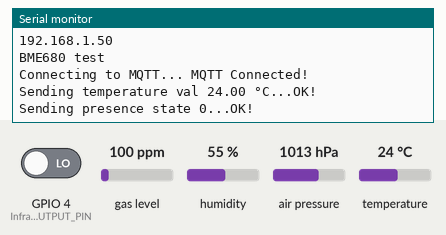
The sketch below on a simulated ESP32. On the bench: the last lines printed to the serial monitor. The test bench sets the inputs (shaded band); at power-on: temperature 24 °C, GPIO 4 (Infra_sensor_OUTPUT_PIN) LOW, gas level 100 ppm, humidity 55 %, air pressure 1013 hPa. WiFi joins after 1.5 s; servers stay silent unless stated; no MQTT or app messages arrive unless stated.

Above: at 2.7 s.
2.8 s: temperature set to 12 °C
5.7 s: GPIO 4 (Infra_sensor_OUTPUT_PIN) driven HIGH
At 7.7 s:
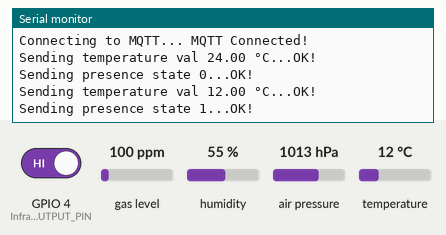
8.6 s: temperature set to 19 °C
At 12.4 s:
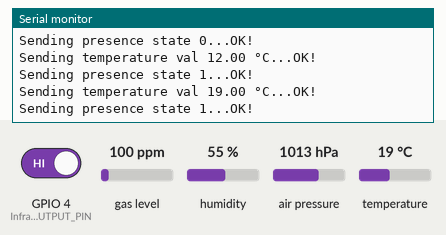
Timing chart, 0 to 13.9 s (numbered marks = the images above; inputs shaded):
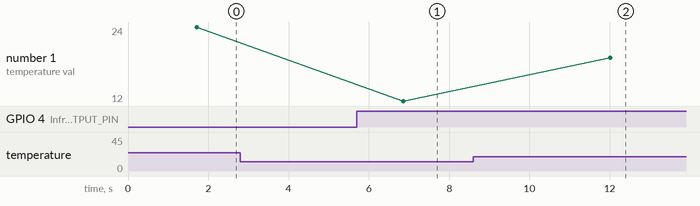

The sketch:

carte_envoi.ino
```cpp
#include <WiFi.h>
#include "Adafruit_MQTT.h"
#include "Adafruit_MQTT_Client.h"
#include <Wire.h>
#include <Adafruit_Sensor.h>
#include "Adafruit_BME680.h"
#define WLAN_SSID "Co matteo"
#define WLAN_PASS "matteo2712"
#define AIO_SERVER "io.adafruit.com"
#define AIO_SERVERPORT 1883  // use 8883 for SSL
#define AIO_USERNAME "matteo_brunet"
#define AIO_KEY "aio_kbEl4257MEP2EjyusXcJhk3FTpRk"

WiFiClient client;
Adafruit_MQTT_Client mqtt(&client, AIO_SERVER, AIO_SERVERPORT, AIO_USERNAME, AIO_KEY);
// Setup a feed called 'photocell' for publishing.
Adafruit_MQTT_Publish temperature = Adafruit_MQTT_Publish(&mqtt, AIO_USERNAME "/feeds/temperature");
Adafruit_MQTT_Publish presence = Adafruit_MQTT_Publish(&mqtt, AIO_USERNAME "/feeds/presence");
void MQTT_connect();

Adafruit_BME680 bme;

const int Infra_sensor_OUTPUT_PIN = 4;

void setup() {
  Serial.begin(115200);

  // Connect to WiFi access point.
  Serial.println();
  Serial.println();
  Serial.print("Connecting to ");
  Serial.println(WLAN_SSID);
  WiFi.begin(WLAN_SSID, WLAN_PASS);
  while (WiFi.status() != WL_CONNECTED) {
    delay(500);
    Serial.print(".");
  }
  Serial.println();
  Serial.println("WiFi connected");
  Serial.println("IP address: ");
  Serial.println(WiFi.localIP());

  while(!Serial);
  Serial.println(F("BME680 test"));

  if (!bme.begin())
  {
    Serial.println("capteur non trouvé, vérifiez le cablage");
    while(1);
  }

  bme.setTemperatureOversampling(BME680_OS_8X);

  pinMode(Infra_sensor_OUTPUT_PIN, INPUT);
}

void loop() {
  MQTT_connect();
  test_lecture_bme680();
  Serial.print(F("\nSending temperature val "));
  Serial.print(bme.temperature);
  Serial.print(" °C");
  Serial.print("...");
  if (!temperature.publish(bme.temperature))
  {
    Serial.println(F("Failed"));
  }
  else
  {
    Serial.println(F("OK!"));
  }
  Serial.print(F("\nSending presence state "));
  Serial.print(digitalRead(Infra_sensor_OUTPUT_PIN));
  Serial.print("...");
  if (!presence.publish((uint32_t)digitalRead(Infra_sensor_OUTPUT_PIN)))
  {
    Serial.println(F("Failed"));
  }
  else
  {
    Serial.println(F("OK!"));
  }
  delay(5000);
}

void MQTT_connect() {
  int8_t ret;
  // Stop if already connected.
  if (mqtt.connected()) {
    return;
  }
  Serial.print("Connecting to MQTT... ");
  uint8_t retries = 3;
  while ((ret = mqtt.connect()) != 0) {  // connect will return 0 for connected
    Serial.println(mqtt.connectErrorString(ret));
    Serial.println("Retrying MQTT connection in 5 seconds...");
    mqtt.disconnect();
    delay(5000);  // wait 5 seconds
    retries--;
    if (retries == 0) {
      // basically die and wait for WDT to reset me
      while (1)
        ;
    }
  }
  Serial.println("MQTT Connected!");
}

void test_lecture_bme680()
{
  if (! bme.performReading()) {
  Serial.println("Failed to perform reading :(");
  return;
  }
}
```

Measured:
- after the input at 5.7 s, the serial monitor: prints a new line after 1.2 s (image 1)
- after the input at 8.6 s, the serial monitor: prints a new line after 3.4 s (image 2)
- plotted number 1: 12 → 19 after the input at 8.6 s
